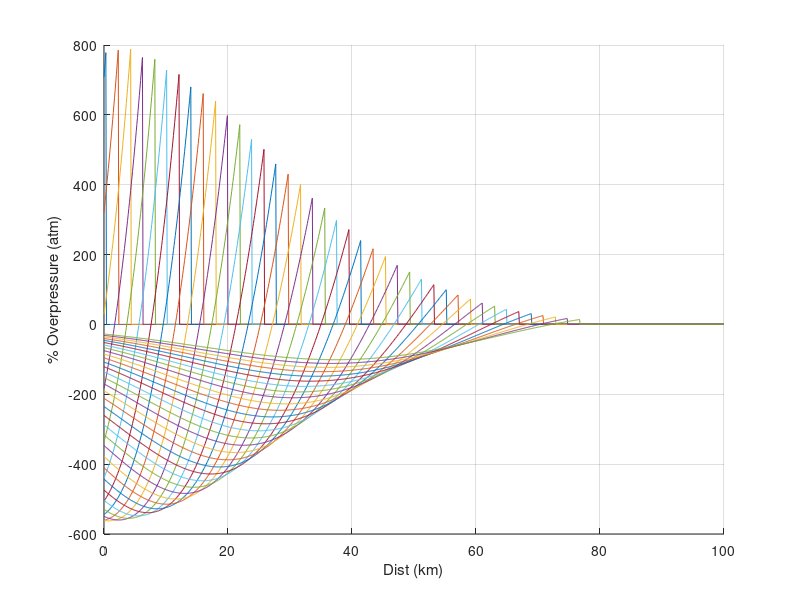

Write the MATLAB code that produced this figure.
%% plot pressure field model (widht and ampitude) 
%% for chelyabinsk and tunguska


%% way too large underpressure - will make atmospheric pressure go negative 


tunguska = true;

dist_in_km = 0:.1:100;
if (tunguska)
   figno = 55;
   maxAmp = 800;  % 179; in percent
   width = 90;  %50;
   str = 'Tunguska; time (sec) ';
else
    figno = 45;
    maxAmp = 06;
    width=150;
    str = 'Chelyabinsk; time (sec) ';
end
thick = 5;
speed = .3915;  % in km/sec

%% pick  times to evaluate pressure wave
time = [25 50 100 150 200];  % in 100 sec it moves 39km
%time = [10 25 50  100 150 ];  % in 100 sec it moves 39km

figure(figno); hold off;

%for it=1:length(time)
for it=1:5:200
    
   %t = time(it) * speed;
    t = it*speed;
   
   p_t  =  thick*2.d0;
   c    =  width/2.35482d0;
   g    =  maxAmp .* exp(-dist_in_km.^2./(c*c));  % vector op for all dists
   computedOverPressure = 2.d0*g.*exp(-0.8d0*(t-dist_in_km)/p_t).*   ...
        (0.5d0 - 1.1d0*(t-dist_in_km)/p_t);

   index = find(dist_in_km >= t);
   computedOverPressure(index) = 0.d0;  % if wave hasn't reached there yet
   
   hold on
   %figure(figno+it);plot(dist_in_km,computedOverPressure);
   %timeString = sprintf([str,num2str(time(it))]);
   %legend(timeString);

   plot(dist_in_km,computedOverPressure);

   xlabel('Dist (km)');
   ylabel('% Overpressure (atm)');
   grid on;
end

%legend('25 sec', '50 sec','100 sec', '150 sec', '200 sec');
%legend('10 sec','25 sec', '50 sec','75 sec','100 sec', '150 sec');

